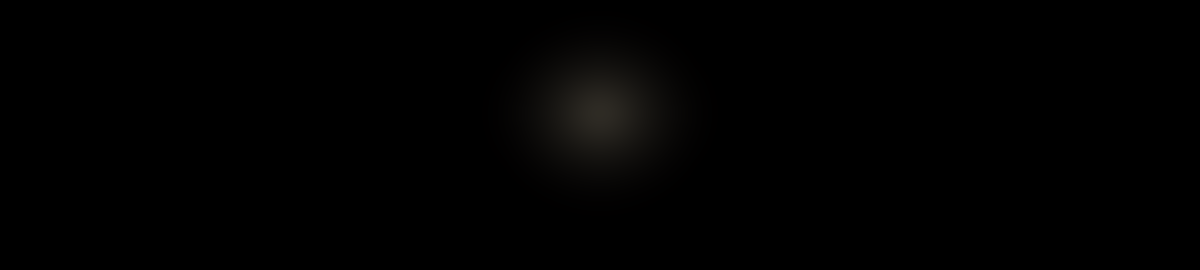
#> input picture assembler/template/fx/fx_flare.png, 4800 x 1080 px (shown at 1/4 size); its folder holds only this picture in this run
$ python zoom.py fx/fx_flare.png 5
#> lines starting #> are read from the running program, lines starting #| are printed output that depends on the picture
# -*- coding: utf-8 -*-
"""ПОСМОТРЕТЬ СПОРНУЮ ПЛИТКУ, НЕ ТАЩА В КОНТЕКСТ ПОЛНЫЙ КАДР.

Замер 2026-10-23: за день в субагентов ушло 1190 изображений (141 МБ), один
проверяющий прочитал 222 полных кадра за 112 шагов — и каждый следующий шаг
перечитывал их все. Это 82% объёма дня. При этом качество от полных кадров
не выросло: крупный логотип во всю ширину прошёл мимо трёх проверяющих, а
нашла его вкладка на листе.

Поэтому порядок такой: субагент смотрит ЛИСТ, называет подозрительные сцены,
и только по ним зовётся этот инструмент.

    python3 zoom.py images/scene_041.jpg            # кадр ужат до 1000 px
    python3 zoom.py images/scene_041.jpg --corners  # 4 угла + центр, 1:1
    python3 zoom.py images 7 19 42                  # несколько сцен разом

`--corners` — для КЛЕЙМ: берёт четыре угла и центр в НАТУРАЛЬНОМ масштабе и
клеит в одну картинку. Мелкая подпись агентства, нечитаемая и на плитке, и в
ужатом кадре, здесь читается, а стоит одно изображение вместо полного кадра.
"""
import argparse
import glob
import os
import sys

OUT = "thumbs"


def _save(im, path):
    os.makedirs(os.path.dirname(path) or ".", exist_ok=True)
    im.convert("RGB").save(path, "JPEG", quality=88)
    return path


def shrink(src, side=1000):
#> called with src = 'fx/fx_flare.png', side = 1000
    from PIL import Image
    with Image.open(src) as im:
#> im is the input picture: PIL image 4800x1080 RGB; mean R, G, B 1.3, 1.1, 1
        w, h = im.size
#> w = 4800; h = 1080
        k = min(1.0, side / max(w, h))
#> k = 0.208
        if k < 1.0:
            im = im.resize((int(w * k), int(h * k)), Image.LANCZOS)
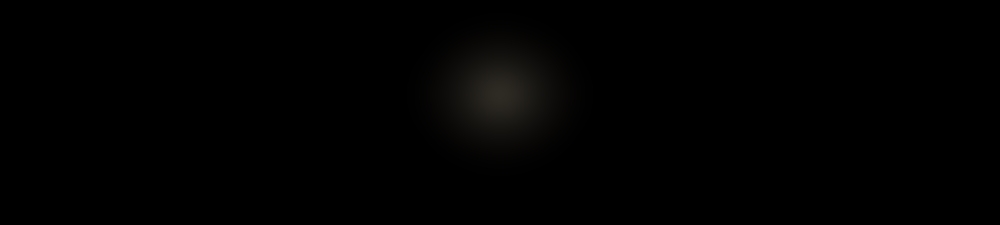
#> im: PIL image 1000x225 RGB; mean R, G, B 1.3, 1.1, 1
        out = os.path.join(OUT, "zoom_" + os.path.basename(src))
        return _save(im, out), im.size, (w, h)


def corners(src, n=420):
    """Четыре угла и центр в масштабе 1:1 — там живут клейма и подписи."""
    from PIL import Image
    with Image.open(src) as im:
        W, H = im.size
        n = min(n, W // 2, H // 2) or 1
        spots = [(0, 0), (W - n, 0), (0, H - n), (W - n, H - n),
                 ((W - n) // 2, (H - n) // 2)]
        sheet = Image.new("RGB", (n * 3 + 16, n * 2 + 8), (24, 24, 28))
        pos = [(0, 0), (n + 8, 0), (0, n + 8), (n + 8, n + 8), (n * 2 + 16, n // 2)]
        for (x, y), (px, py) in zip(spots, pos):
            sheet.paste(im.crop((x, y, x + n, y + n)), (px, py))
        out = os.path.join(OUT, "corners_" + os.path.basename(src))
        return _save(sheet, out), sheet.size, (W, H)


def main():
    ap = argparse.ArgumentParser(description="дешёвый просмотр спорной плитки")
    ap.add_argument("target", help="файл кадра ИЛИ папка (тогда перечисли сцены)")
    ap.add_argument("ids", nargs="*", type=int, help="номера сцен, если дана папка")
    ap.add_argument("--corners", action="store_true", help="углы и центр 1:1 (клейма)")
    ap.add_argument("--side", type=int, default=1000, help="сторона при ужатии")
    a = ap.parse_args()

    files = []
    if os.path.isdir(a.target):
        for sid in a.ids:
            got = [f for f in glob.glob(os.path.join(a.target, "scene_%03d.*" % sid))
                   if not f.lower().endswith((".json", ".mp4", ".mov", ".webm"))]
            files += got[:1] or []
        if not a.ids:
            sys.exit("дана папка — перечисли номера сцен: zoom.py images 7 19 42")
    else:
        files = [a.target]
    if not files:
        sys.exit("нечего смотреть")

    for f in files:
        if not os.path.isfile(f):
            print(f"  нет файла: {f}")
            continue
        out, size, orig = (corners(f) if a.corners else shrink(f, a.side))
#> out = 'thumbs/zoom_fx_flare.png'; size = (1000, 225); orig = (4800, 1080)
        kind = "углы+центр 1:1" if a.corners else "ужат"
        print(f"  {os.path.basename(f)}: {orig[0]}x{orig[1]} → {kind} {size[0]}x{size[1]}")
#|   fx_flare.png: 4800x1080 → ужат 1000x225
        print(f"    {out}")
#|     thumbs/zoom_fx_flare.png
    print("\nЧитай ЭТИ файлы, а не исходные кадры: полный кадр остаётся в "
          "контексте до конца работы агента и перечитывается на каждом шаге.")


if __name__ == "__main__":
    main()
